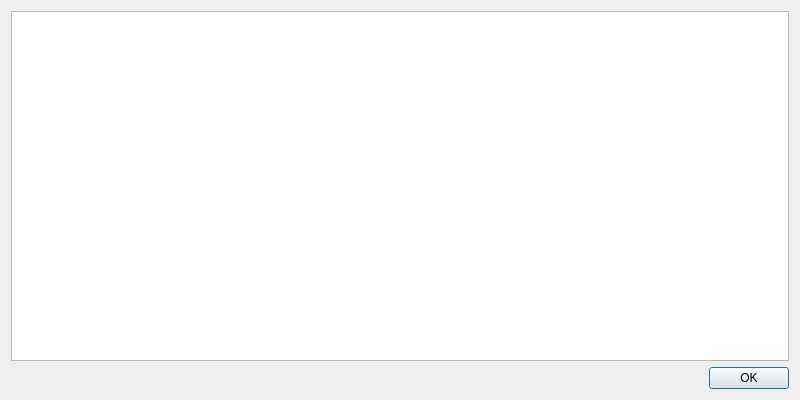
<?xml version="1.0" encoding="UTF-8"?>
<ui version="4.0">
 <class>TextDialog</class>
 <widget class="QDialog" name="TextDialog">
  <property name="geometry">
   <rect>
    <x>0</x>
    <y>0</y>
    <width>800</width>
    <height>400</height>
   </rect>
  </property>
  <property name="windowTitle">
   <string>Little Navmap</string>
  </property>
  <layout class="QVBoxLayout" name="verticalLayout">
   <item>
    <widget class="QTextBrowser" name="textBrowser">
     <property name="textInteractionFlags">
      <set>Qt::TextBrowserInteraction</set>
     </property>
     <property name="openExternalLinks">
      <bool>false</bool>
     </property>
     <property name="openLinks">
      <bool>false</bool>
     </property>
    </widget>
   </item>
   <item>
    <widget class="QDialogButtonBox" name="buttonBox">
     <property name="orientation">
      <enum>Qt::Horizontal</enum>
     </property>
     <property name="standardButtons">
      <set>QDialogButtonBox::Ok</set>
     </property>
    </widget>
   </item>
  </layout>
 </widget>
 <resources/>
 <connections/>
</ui>
